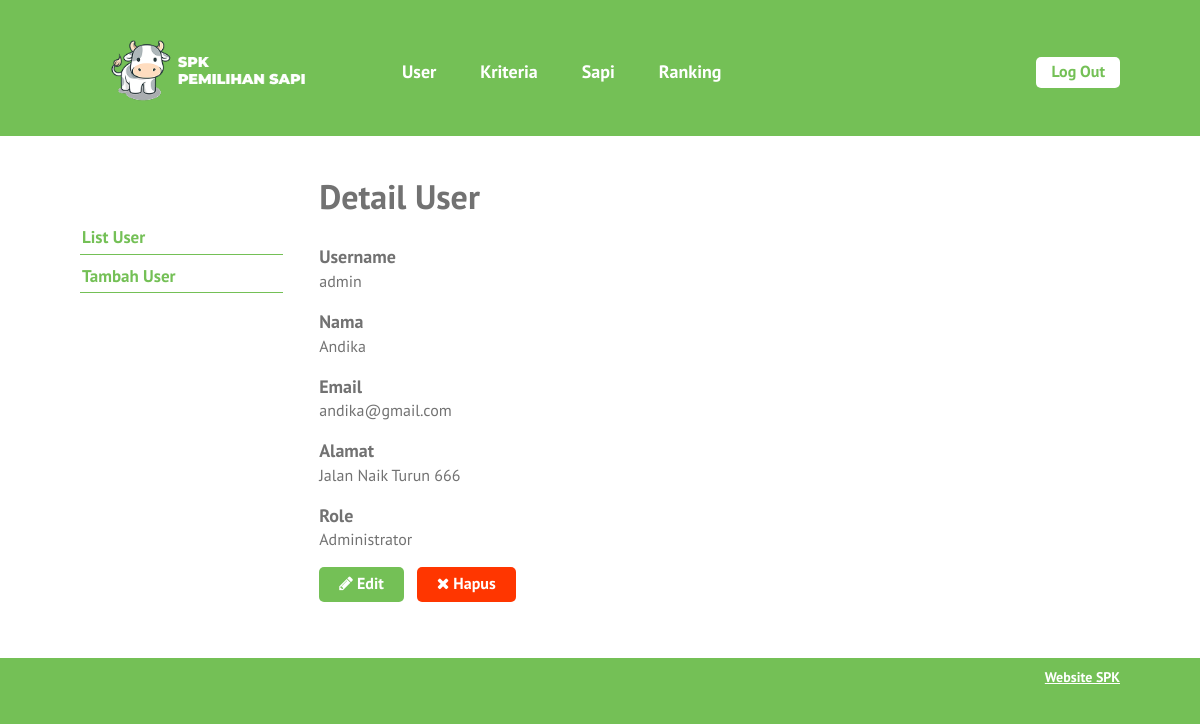
The app's page /single-user.php?id=1 (signed in) with its own data.
### tables this page shows
CREATE TABLE `user` (
  `id_user` int(5) NOT NULL,
  `username` varchar(16) NOT NULL,
  `password` varchar(50) NOT NULL,
  `nama` varchar(70) NOT NULL,
  `email` varchar(50) DEFAULT NULL,
  `alamat` varchar(100) DEFAULT NULL,
  `role` char(1) NOT NULL
);

### single-user.php (the view, shortened to what this page needs)
<?php require_once('includes/init.php'); ?>
<?php
$ada_error = false;
$result = '';
$id_user = (isset($_GET['id'])) ? trim($_GET['id']) : '';
if(!$id_user) {
	$ada_error = 'Maaf, data tidak dapat diproses.';
} else {
	$query = $pdo->prepare('SELECT id_user, username, nama, email, alamat, role FROM user WHERE user.id_user = :id_user');
	$query->execute(array('id_user' => $id_user));
	$result = $query->fetch();
}
?>
<?php
$judul_page = 'Detail User';
require_once('template-parts/header.php');
?>
	<div class="main-content-row">
	<div class="container clearfix">
		<?php include_once('template-parts/sidebar-user.php'); ?>
		<div class="main-content the-content">
			<h1><?php echo $judul_page; ?></h1>
			<?php if($ada_error): ?>
				<?php echo '<p>'.$ada_error.'</p>'; ?>
			<?php elseif(!empty($result)): ?>
				<h4>Username</h4>
				<p><?php echo $result['username']; ?></p>
				<h4>Nama</h4>
				<p><?php echo $result['nama']; ?></p>
				<h4>Email</h4>
				<p><?php echo $result['email']; ?></p>
				<h4>Alamat</h4>
				<p><?php echo $result['alamat']; ?></p>
				<h4>Role</h4>
				<p><?php
				if($result['role'] == 1) {
					echo 'Administrator';
				} elseif($result['role'] == 2) {
					echo 'Petugas';
				}
				?></p>
			<?php endif; ?>
			<p><a href="edit-user.php?id=<?php echo $id_user; ?>" class="button"><span class="fa fa-pencil"></span> Edit</a> &nbsp; <a href="hapus-user.php?id=<?php echo $id_user; ?>" class="button button-red yaqin-hapus"><span class="fa fa-times"></span> Hapus</a></p>
		</div>
	</div>
	</div>
<?php
require_once('template-parts/footer.php');

### stylesheets/style.css (style rules this page uses)
html,body,div,span,applet,object,iframe,h1,h2,h3,h4,h5,h6,p,blockquote,pre,a,abbr,acronym,address,big,cite,code,del,dfn,em,img,ins,kbd,q,s,samp,small,strike,strong,sub,sup,tt,var,b,u,i,center,dl,dt,dd,ol,ul,li,fieldset,form,label,legend,table,caption,tbody,tfoot,thead,tr,th,td,article,aside,canvas,details,embed,figure,figcaption,footer,header,hgroup,menu,nav,output,ruby,section,summary,time,mark,audio,video { margin:0;padding:0;border:0;font-size:100%;vertical-align:baseline }
body { line-height:1 }
*,*:before,*:after { -moz-box-sizing:border-box;-webkit-box-sizing:border-box;box-sizing:border-box }
.clearfix:before,.clearfix:after { content:" ";display:table }
.clear,.clearfix:after { clear:both }
a { color:#74c056;text-decoration:none }
.container { max-width:1100px;margin:0 auto;position:relative;padding:0 30px }
body { background:#74c056;font-family:"PT Sans",sans-serif;color:#727272;font-size:14px;line-height:1.3;font-weight:500 }
h1,h2,h3,h4,h5,h6 { font-weight:300 }
.the-content { font-size:16px;line-height:1.42857 }
.the-content a { color:#519133 }
.the-content h1,.the-content h2,.the-content h3,.the-content h4,.the-content h5,.the-content h6 { font-weight:700 }
.the-content h1 { font-size:34px;margin:0.8em 0 0.8em;padding:0;line-height:1.2 }
.the-content h4 { font-size:18px;margin:0.8em 0 0 }
.the-content blockquote,.the-content table,.the-content p,.the-content ul,.the-content ol,.the-content dd,.the-content pre,.the-content iframe,.the-content .flxmap-container,.the-content hr { margin-bottom:1em }
.the-content>h1:first-child,.the-content>h3:first-child,.the-content>h2:first-child { margin-top:0 }
.fa { display:inline-block;font:normal normal normal 14px/1 FontAwesome;font-size:inherit;text-rendering:auto;-webkit-font-smoothing:antialiased;-moz-osx-font-smoothing:grayscale }
.fa-remove:before,.fa-close:before,.fa-times:before { content:"\f00d" }
.fa-pencil:before { content:"\f040" }
button,a { -webkit-transition:all .2s ease;-moz-transition:all .2s ease;-o-transition:all .2s ease;transition:all 0.2s ease }
.the-content .button,.button { background:#74c056;color:#fff;display:inline-block;font-size:16px;font-weight:700;line-height:1.2;border:0;font-family:inherit;padding:7px 20px 9px;cursor:pointer;border-radius:5px }
.the-content .button-red,.button-red { background:#ff3600 }
.main-content { float:right;width:77%;padding:40px 0 }

### records on screen
user: username "admin", nama "Andika", email "andika@gmail.com", alamat "Jalan Naik Turun 666"

### other values on screen
$judul_page "Detail User"
